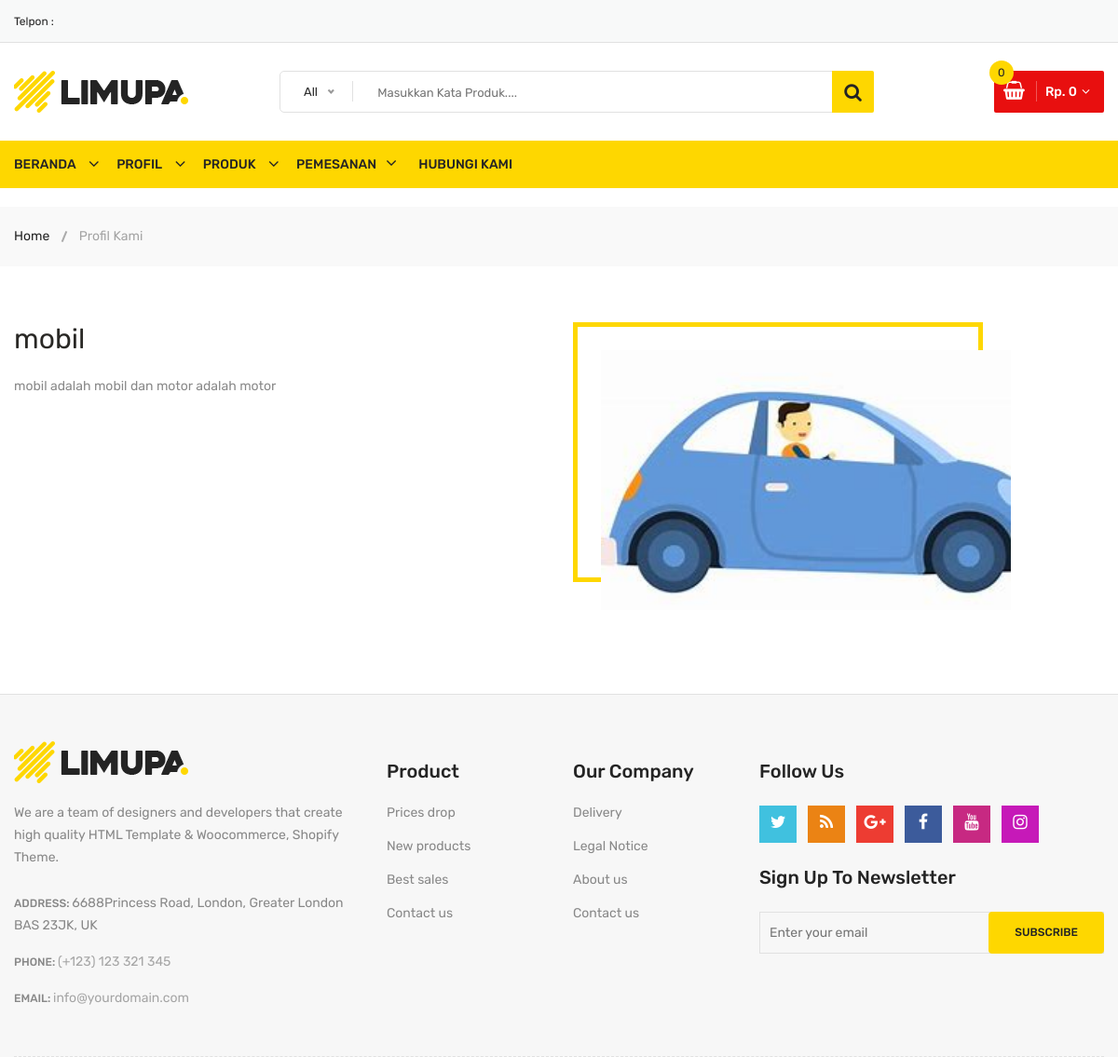
Screenshot of /profil-kami with the database file from the repository.
### decky/models.py (models this page shows)
class Profil(models.Model):
    class Meta:
        verbose_name_plural ="Data Profil"
    nama = models.CharField(max_length=200, blank=False, null=True)
    keterangan = RichTextField(blank=True, null=True)
    gambar = ResizedImageField(size=[1920, 1200], quality=80, crop=['middle', 'center'] , upload_to='gambar/profil', blank=True, null=True, verbose_name="Gambar (1920 x 1200 pixel)")
    tanggal_upload= models.DateTimeField(auto_now_add=True, null=True)

### decky/views.py (the view)
# urls.py: path('profil-kami', views.profil, name="profil"),
def profil(request):
    profil = Profil.objects.all().order_by('-id')[:1]
    context = {
        "judul": "Halaman Profil",
        "profil": profil,
    }
    return render(request, 'profil.html', context)

### decky/models.py (called while the page is built)
    @property
    def setelah_diskon(self):
        if self.diskon == 0 :
            nilai_diskon = self.harga
        else:
            jml = self.diskon / 100
            nilai_diskon = self.harga - (jml * self.harga)
        return nilai_diskon

### decky/views.py (called while the page is built)
def kategoriberanda(request):
    kategori = Kategori.objects.filter(aktif=True).order_by('-id')
    return {'kategori': kategori}

def modalberita(request):
    modalproduk = Produk.objects.order_by('-id')
    return {'modalproduk': modalproduk}

def statisweb(request):
    statis = Statis.objects.order_by('-id')
    return {'statis': statis}

### kurniawanp/keranjang.py (called while the page is built)
    def __len__(self):
        return sum(item['quantity'] for item in self.cart.values())

    def get_total_price(self):
        return sum(Decimal(item['price']) * item['quantity'] for item in self.cart.values())

### kurniawanp/konteks.py (called while the page is built)
def keranjang(request):
    return {'keranjang': Cart(request)}

### decky/templates/profil.html
{% extends "base.html" %}
{% load static %}
{% block content %}
<div class="breadcrumb-area">
                <div class="container">
                    <div class="breadcrumb-content">
                        <ul>
                            <li><a href="{% url 'beranda' %}">Home</a></li>
                            <li class="active">Profil Kami</li>
                        </ul>
                    </div>
                </div>
            </div>
            <div class="about-us-wrapper pt-60 pb-40">
                <div class="container">
                   {% for profil in profil %}
                    <div class="row">
                        <div class="col-lg-6 order-last order-lg-first">
                            <div class="about-text-wrap">
                                <h2><span>{{profil.nama}}</span></h2>
                                    <div class="text-justify">
                                        <span>{{profil.keterangan|safe}} </span>
                                    </div>
                            </div>
                        </div>
                            <div class="col-lg-5 col-md-10">
                                <div class="about-image-wrap">
                                    <img class="img-full" src="{{profil.gambar.url}}"alt="{{profil.nama}}" />
                                </div>
                            </div>
                    </div>
                        {% empty %}
                            <div class="row">
                                <div class="col-lg-12 order-last order-lg-first">
                                    <div class="alert alert-danger">Porfil Belum diisi</div>
                                </div>
                            </div>
                        {% endfor %}
                </div>
            </div>
</div>
{% endblock content %}

### static/css/responsive.css (style rules this page uses)
@media (min-width: 1200px) and (max-width: 1500px) { .container { max-width: 1170px; padding-left: 0; padding-right: 0; } }

### rows the page displays
Profil: nama "mobil", keterangan "mobil adalah mobil dan motor adalah motor", gambar (picture)
